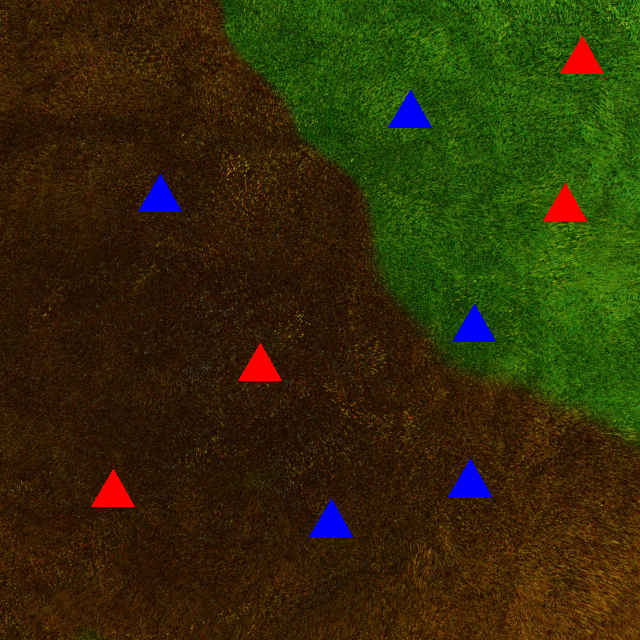
#> input picture photos/2.png, 640 x 640 px, found by its file name
$ python process.py
#> lines starting #> are read from the running program, lines starting #| are printed output that depends on the picture
import cv2 as cv
import numpy as np
img=cv.imread('photos/2.png')
#> img is the input picture: shape (640, 640, 3); mean B, G, R 8.1, 44.6, 49.8
cv.imshow('og', img)
b,g,r=cv.split(img)
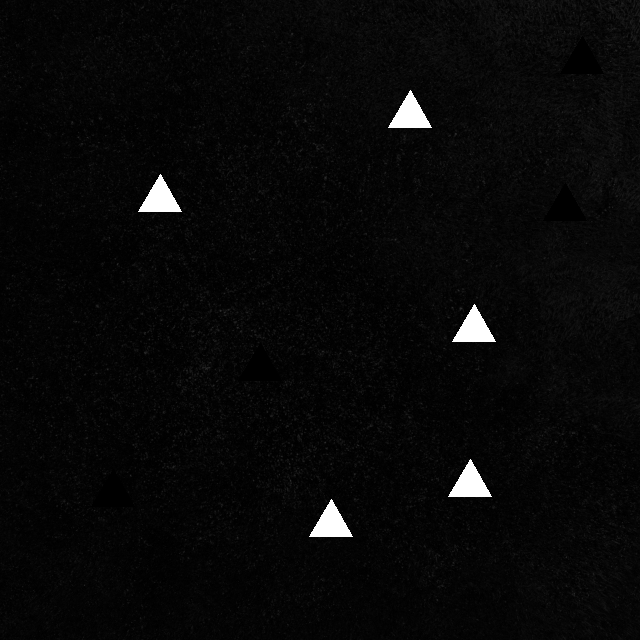
#> b: shape (640, 640); min 0, max 255, mean 8.1
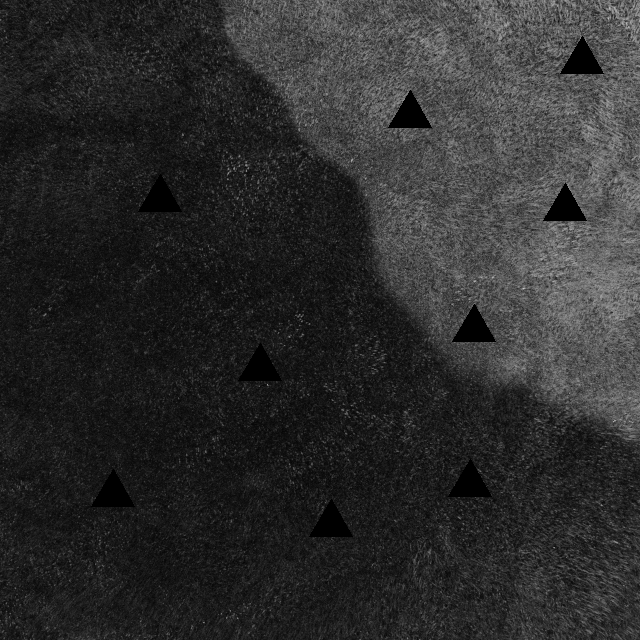
#> g: shape (640, 640); min 0, max 199, mean 44.6
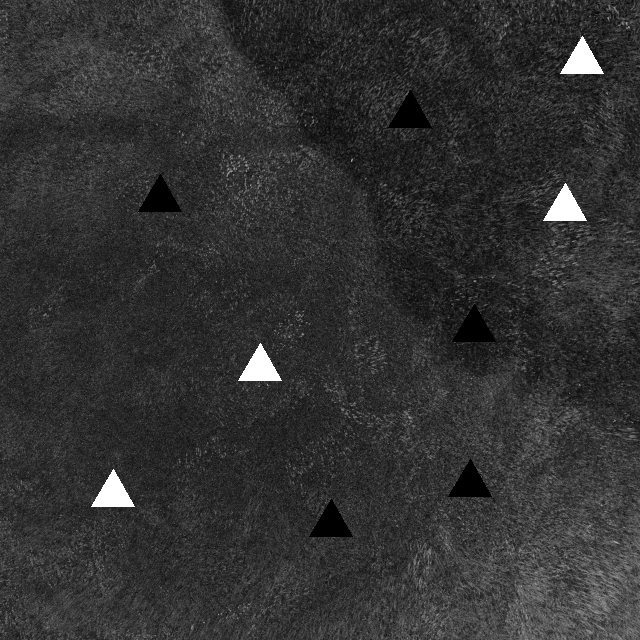
#> r: shape (640, 640); min 0, max 255, mean 49.8
cv.imshow('b',b)
cv.imshow('g',g)
cv.imshow('r',r)
canny=cv.Canny(g, 125, 225)
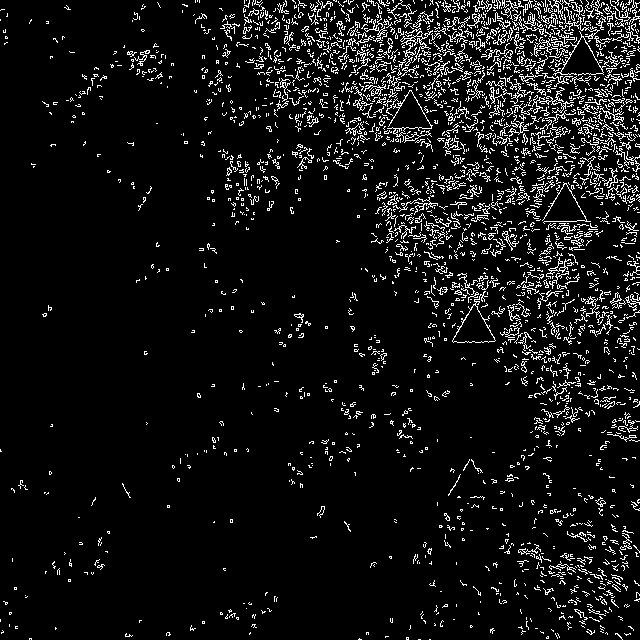
#> canny: shape (640, 640); 7.2% white in thin lines or dots
cv.imshow('canny', canny)

cv.waitKey(0)

$ run again, with photos/1.png copied over photos/2.png
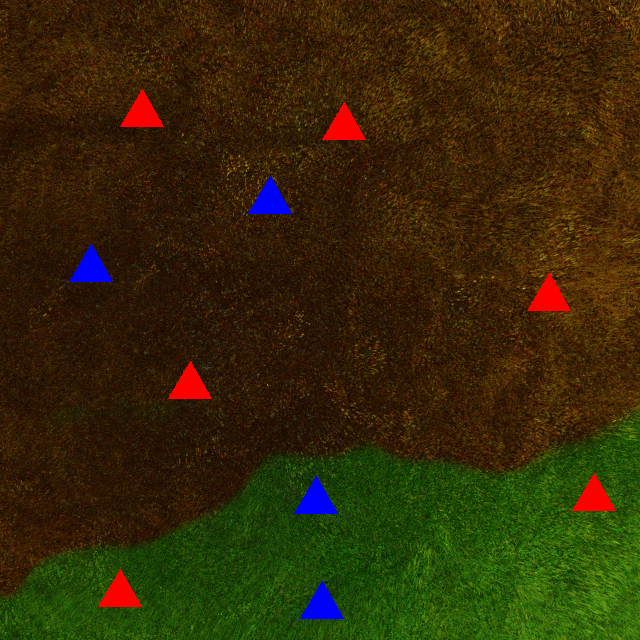
#> input picture photos/1.png, 640 x 640 px, found by its file name
#> img is the input picture: shape (640, 640, 3); mean B, G, R 7.3, 41.1, 52.4
#> `b,g,r=cv.split(img)`:
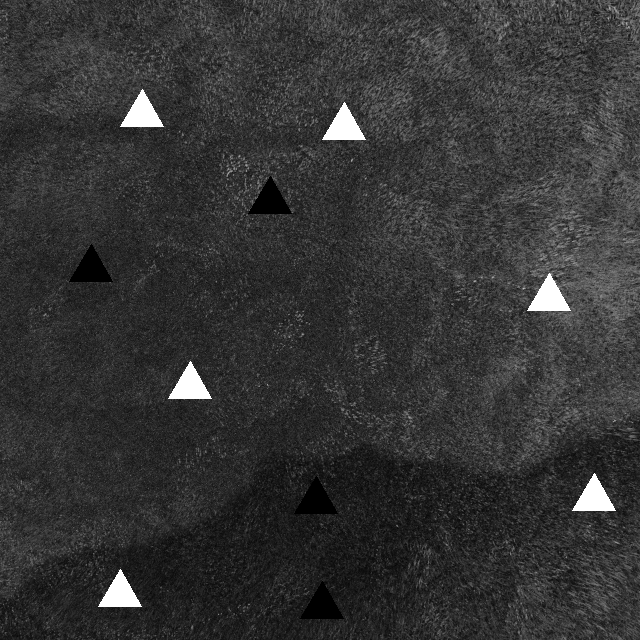
#> r: shape (640, 640); min 0, max 255, mean 52.4
#> `canny=cv.Canny(g, 125, 225)`:
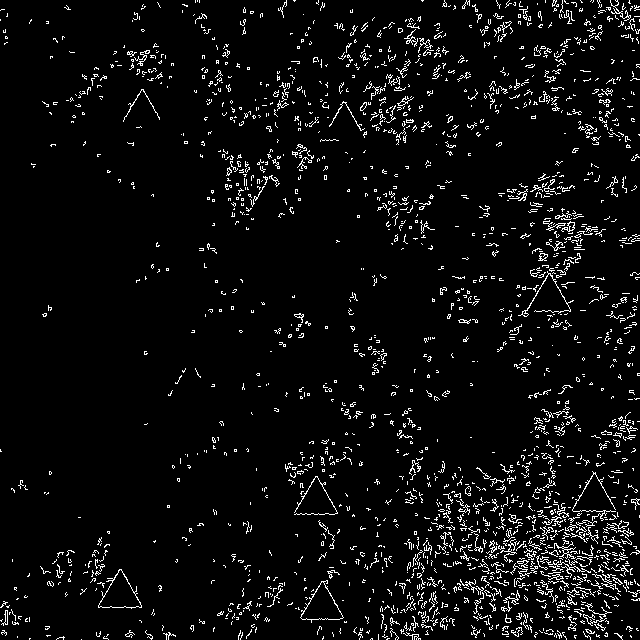
#> canny: shape (640, 640); 5.1% white in thin lines or dots

$ run again, with photos/10.png copied over photos/2.png
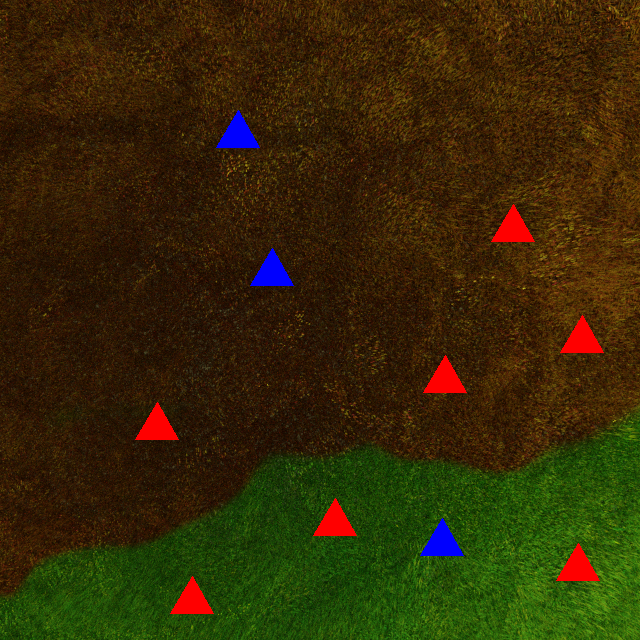
#> input picture photos/10.png, 640 x 640 px, found by its file name
#> img is the input picture: shape (640, 640, 3); mean B, G, R 6.8, 41, 52.9
#> `b,g,r=cv.split(img)`:
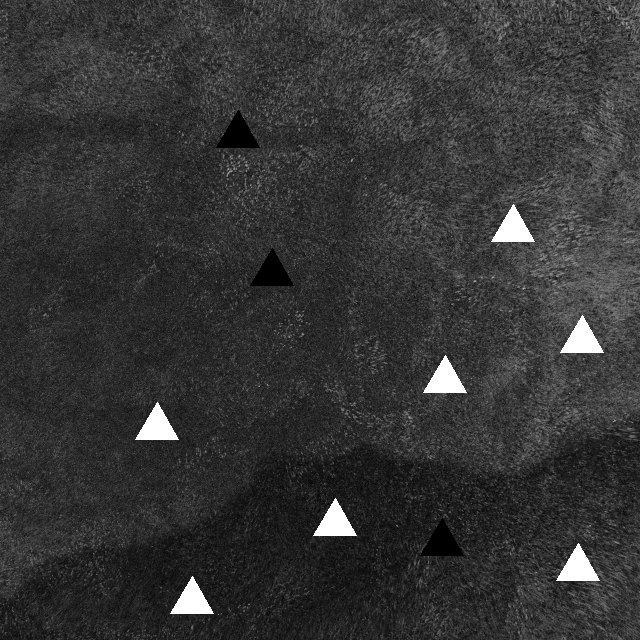
#> r: shape (640, 640); min 0, max 255, mean 52.9
#> `canny=cv.Canny(g, 125, 225)`:
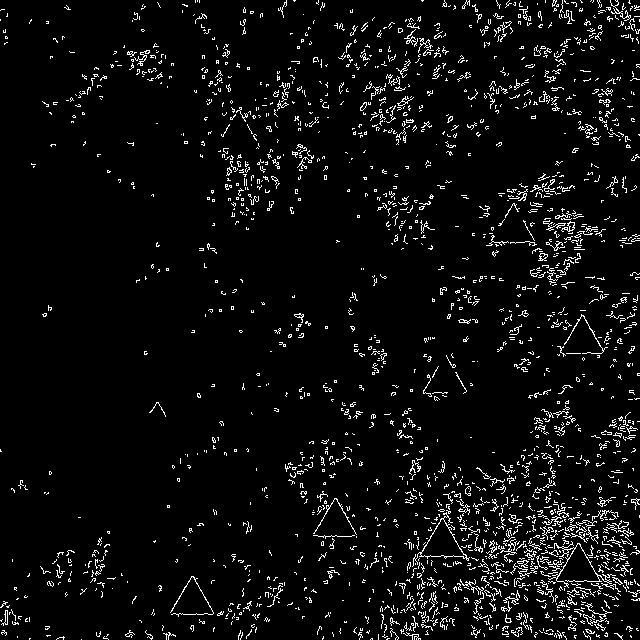
#> canny: shape (640, 640); 5% white in thin lines or dots

$ run again, with photos/11.png copied over photos/2.png
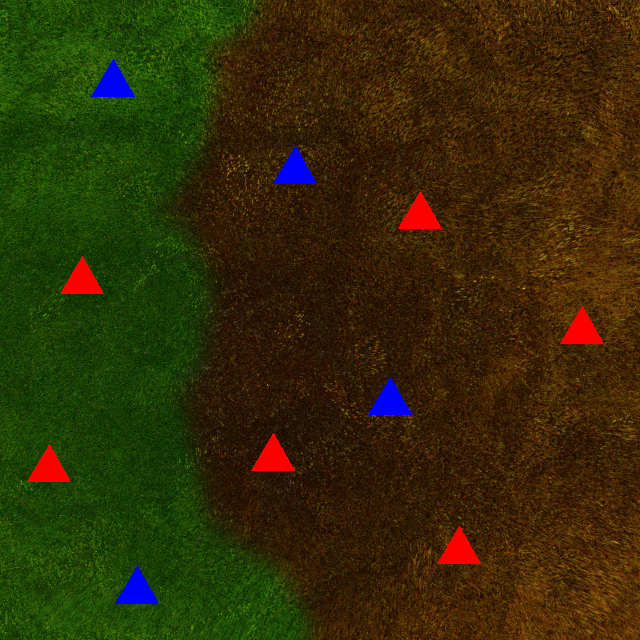
#> input picture photos/11.png, 640 x 640 px, found by its file name
#> img is the input picture: shape (640, 640, 3); mean B, G, R 7.3, 44.4, 51.2
#> `b,g,r=cv.split(img)`:
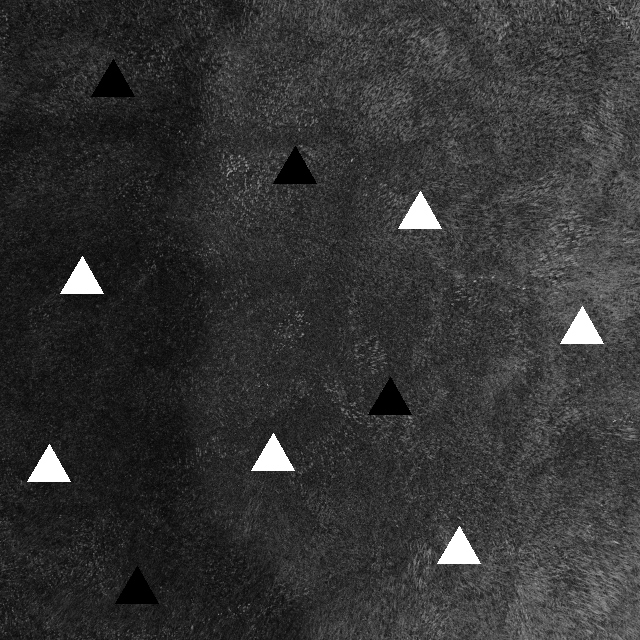
#> r: shape (640, 640); min 0, max 255, mean 51.2
#> `canny=cv.Canny(g, 125, 225)`:
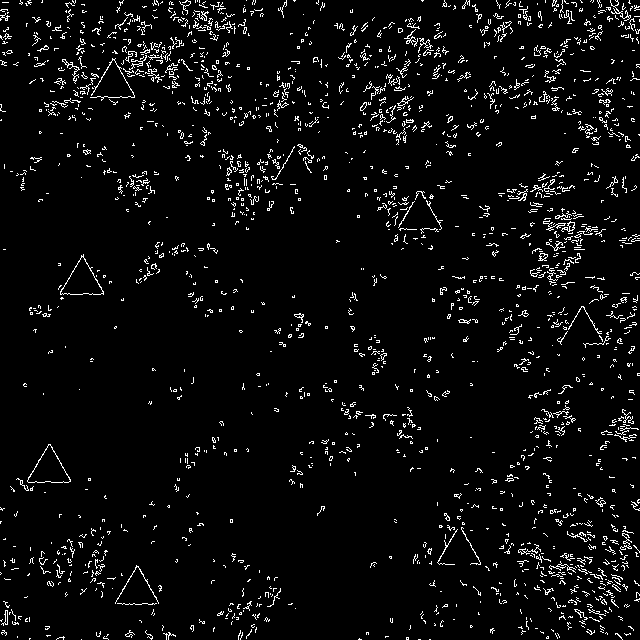
#> canny: shape (640, 640); 4.6% white in thin lines or dots
